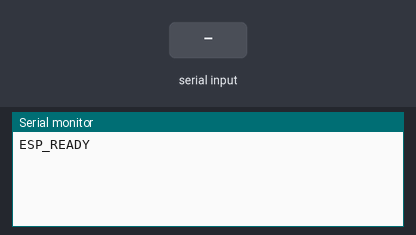
This sketch was run on a simulated ESP32. Shown: the last lines printed to the serial monitor. Inputs (shaded band) come from the test bench.

Above: at 1.2 s.
1.3 s: "PING\n" received over Serial
At 2.5 s:
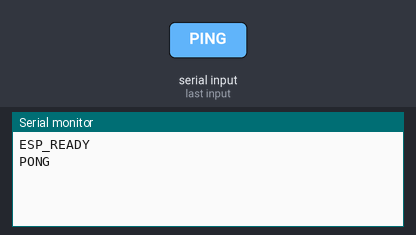
2.8 s: "1\n" received over Serial
At 3.7 s:
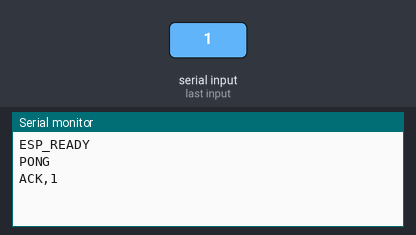

Measured:
- after the input at 1.3 s, the serial monitor: prints a new line at once (image 1)
- after the input at 2.8 s, the serial monitor: prints a new line at once (image 2)

The sketch:

pi_esp_comm_test.ino
```cpp
// #include <Arduino.h>
// #include <ESP32Servo.h>

// // Quick ESP32 test sketch for Pi <-> ESP motor/steering link validation.
// // Packet format matches src/communication/protocol.py and
// // src/firmware/esp_controller/serial_protocol.cpp.

// const int PIN_MOTOR_IN1 = 18;
// const int PIN_MOTOR_IN2 = 19;
// const int PIN_MOTOR_PWM = 23;
// const int PIN_STEERING_SERVO = 14;

// const int SERVO_CENTER = 32;
// const int SERVO_LEFT = 62;
// const int SERVO_RIGHT = 2;

// const int BAUD_RATE = 115200;
// const int MOTOR_PWM_FREQ = 1000;
// const int MOTOR_PWM_RESOLUTION = 8;
// const int MAX_DUTY = (1 << MOTOR_PWM_RESOLUTION) - 1;

// const int SPEED_MIN = 0;
// const int SPEED_MAX = 255;
// const int STEER_MIN = 0;
// const int STEER_MAX = 180;

// Servo steering;
// String lineBuffer;
// unsigned long lastHeartbeatMs = 0;

// void stopMotor()
// {
//   digitalWrite(PIN_MOTOR_IN1, LOW);
//   digitalWrite(PIN_MOTOR_IN2, LOW);
//   ledcWrite(PIN_MOTOR_PWM, 0);
// }

// void driveForward(int speed)
// {
//   digitalWrite(PIN_MOTOR_IN1, HIGH);
//   digitalWrite(PIN_MOTOR_IN2, LOW);
//   ledcWrite(PIN_MOTOR_PWM, constrain(speed, SPEED_MIN, SPEED_MAX));
// }

// void driveBackward(int speed)
// {
//   digitalWrite(PIN_MOTOR_IN1, LOW);
//   digitalWrite(PIN_MOTOR_IN2, HIGH);
//   ledcWrite(PIN_MOTOR_PWM, constrain(speed, SPEED_MIN, SPEED_MAX));
// }

// void setSteering(int steer)
// {
//   steering.write(constrain(steer, STEER_MIN, STEER_MAX));
// }

// void sendStatus(const String &message)
// {
//   Serial.print("STATUS,");
//   Serial.println(message);
// }

// void sendAck(const String &tag)
// {
//   if (tag.length() > 0)
//   {
//     Serial.print("ACK,");
//     Serial.println(tag);
//   }
//   else
//   {
//     Serial.println("ACK");
//   }
// }

// void sendPing()
// {
//   Serial.println("PING");
// }

// int parseIntField(const String &value, int fallback)
// {
//   String trimmed = value;
//   trimmed.trim();
//   if (trimmed.length() == 0)
//   {
//     return fallback;
//   }
//   return trimmed.toInt();
// }

// void handleCommandLine(const String &line)
// {
//   String text = line;
//   text.trim();
//   if (text.length() == 0)
//   {
//     return;
//   }

//   String fields[5];
//   int count = 0;
//   int start = 0;
//   while (count < 5)
//   {
//     int comma = text.indexOf(',', start);
//     if (comma < 0)
//     {
//       fields[count++] = text.substring(start);
//       break;
//     }
//     fields[count++] = text.substring(start, comma);
//     start = comma + 1;
//   }

//   String tag = fields[0];
//   tag.trim();
//   tag.toUpperCase();

//   if (tag == "CMD")
//   {
//     if (count != 5)
//     {
//       sendStatus("ERR malformed CMD");
//       return;
//     }

//     int speed = constrain(parseIntField(fields[1], 0), SPEED_MIN, SPEED_MAX);
//     int steer = constrain(parseIntField(fields[2], SERVO_CENTER), STEER_MIN, STEER_MAX);
//     String action = fields[3];
//     action.trim();
//     action.toUpperCase();

//     int mode = parseIntField(fields[4], 1);

//     setSteering(steer);

//     if (action == "FORWARD")
//     {
//       driveForward(speed);
//     }
//     else if (action == "BACKWARD")
//     {
//       driveBackward(speed);
//     }
//     else
//     {
//       stopMotor();
//       action = "STOP";
//     }

//     Serial.print("STATUS,CMD OK,");
//     Serial.print(speed);
//     Serial.print(',');
//     Serial.print(steer);
//     Serial.print(',');
//     Serial.print(action);
//     Serial.print(',');
//     Serial.println(mode);

//     sendAck("CMD");
//     return;
//   }

//   if (tag == "EMG")
//   {
//     stopMotor();
//     setSteering(SERVO_CENTER);
//     sendStatus("EMG STOP");
//     sendAck("EMG");
//     return;
//   }

//   if (tag == "PING")
//   {
//     sendAck("PING");
//     return;
//   }

//   if (tag == "ACK")
//   {
//     return;
//   }

//   sendStatus("ERR unknown packet: " + text);
// }

// void setup()
// {
//   Serial.begin(BAUD_RATE);
//   while (!Serial)
//   {
//     delay(10);
//   }

//   pinMode(PIN_MOTOR_IN1, OUTPUT);
//   pinMode(PIN_MOTOR_IN2, OUTPUT);
//   digitalWrite(PIN_MOTOR_IN1, LOW);
//   digitalWrite(PIN_MOTOR_IN2, LOW);

//   ledcAttach(PIN_MOTOR_PWM, MOTOR_PWM_FREQ, MOTOR_PWM_RESOLUTION);
//   ledcWrite(PIN_MOTOR_PWM, 0);

//   steering.attach(PIN_STEERING_SERVO, 500, 2400);
//   setSteering(SERVO_CENTER);

//   stopMotor();
//   sendStatus("ESP_PI_TEST_READY");
//   sendPing();
// }

// void loop()
// {
//   while (Serial.available() > 0)
//   {
//     char c = static_cast<char>(Serial.read());
//     if (c == '\n')
//     {
//       handleCommandLine(lineBuffer);
//       lineBuffer = "";
//     }
//     else if (c != '\r')
//     {
//       lineBuffer += c;
//       if (lineBuffer.length() > 128)
//       {
//         lineBuffer = "";
//         sendStatus("ERR line overflow");
//       }
//     }
//   }

//   unsigned long now = millis();
//   if (now - lastHeartbeatMs >= 2000)
//   {
//     lastHeartbeatMs = now;
//     sendStatus("LINK_ALIVE");
//   }
// }

#include <Arduino.h>

String buffer;

void setup() {
    Serial.begin(115200);

    Serial.println("ESP_READY");
}

void loop() {

    while (Serial.available()) {

        char c = Serial.read();

        if (c == '\n') {

            buffer.trim();

            if (buffer == "PING") {

                Serial.println("PONG");

            } else {

                Serial.print("ACK,");
                Serial.println(buffer);

            }

            buffer = "";
        }
        else if (c != '\r') {

            buffer += c;

        }
    }
}
```
